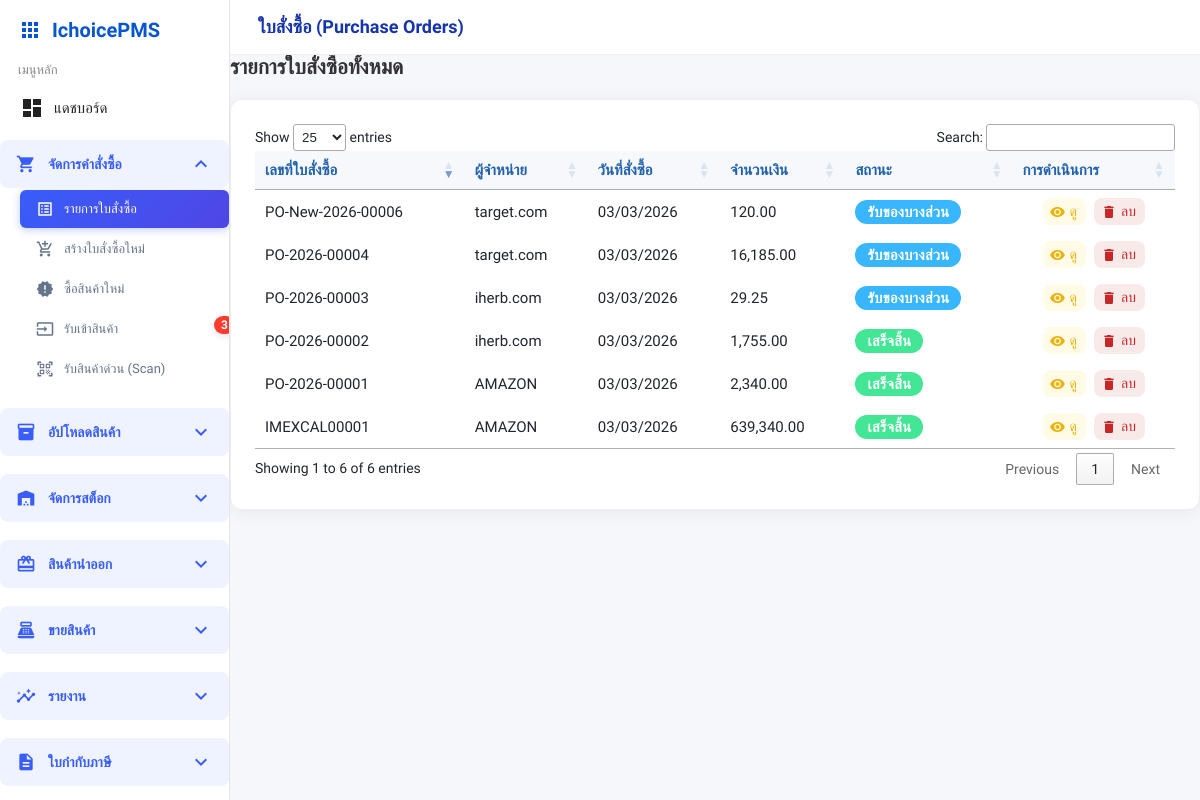
The app's page /orders/purchase_orders.php, older data.
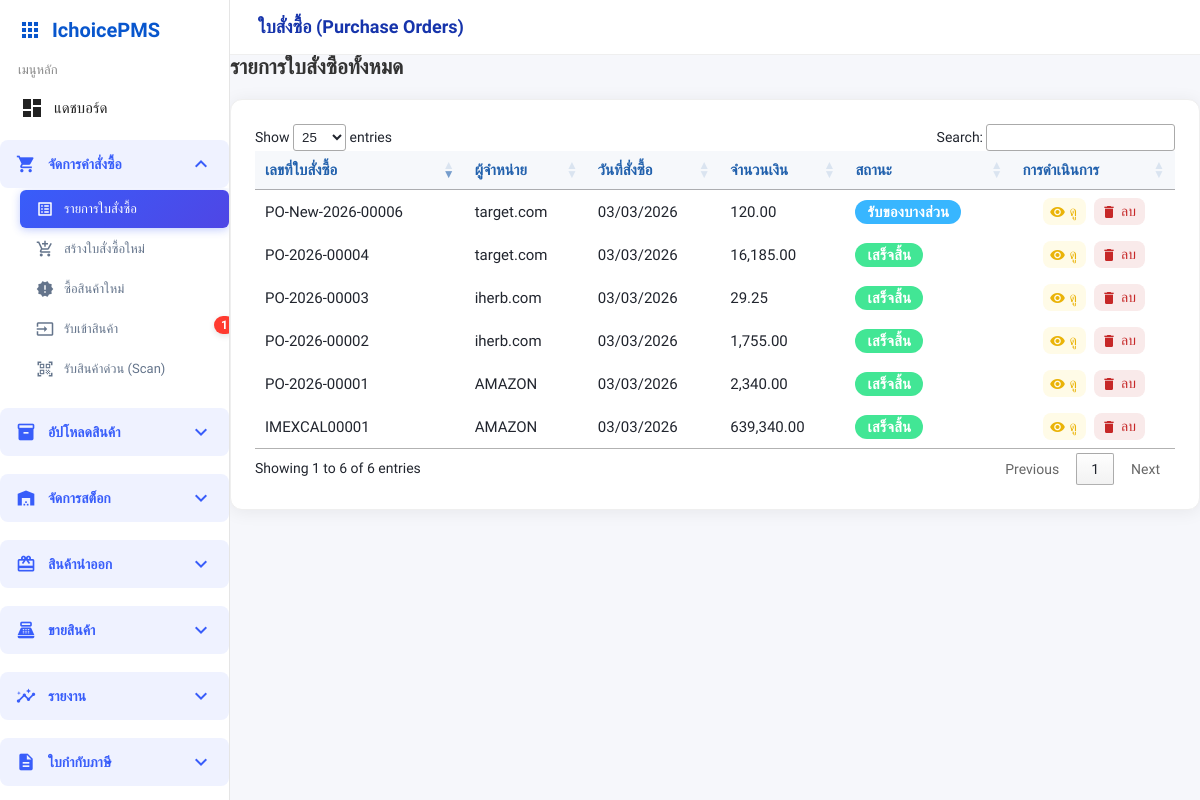
The same page, newer data.
### tables this page shows
CREATE TABLE `purchase_orders` (
  `po_id` int(11) NOT NULL,
  `po_number` varchar(20) DEFAULT NULL,
  `supplier_id` int(11) DEFAULT NULL COMMENT 'ลูกค้า',
  `order_date` datetime DEFAULT NULL,
  `total_amount` decimal(12,2) DEFAULT NULL,
  `ordered_by` int(11) DEFAULT NULL COMMENT 'ผู้บันทึก',
  `status` enum('pending','partial','completed','cancel') DEFAULT NULL,
  `remark` text DEFAULT NULL,
  `created_at` datetime NOT NULL DEFAULT current_timestamp() ON UPDATE current_timestamp(),
  `currency_id` int(11) DEFAULT 1 COMMENT 'สกุลเงินที่ใช้',
  `exchange_rate` decimal(10,6) DEFAULT 1.000000 COMMENT 'อัตราแลกเปลี่ยนขณะสั่งซื้อ',
  `total_amount_original` decimal(15,2) DEFAULT 0.00 COMMENT 'ยอดรวมในสกุลเงินต้นฉบับ',
  `total_amount_base` decimal(15,2) DEFAULT 0.00 COMMENT 'ยอดรวมในสกุลเงินฐาน (บาท)'
);

CREATE TABLE `suppliers` (
  `supplier_id` int(11) NOT NULL,
  `name` varchar(100) NOT NULL,
  `phone` varchar(30) DEFAULT NULL,
  `email` varchar(100) DEFAULT NULL,
  `address` text DEFAULT NULL
);

### orders/purchase_orders.php (the view, shortened to what the changed rows need)
<?php
include '../templates/sidebar.php';
$sql = "SELECT po.po_id, po.po_number, po.order_date, po.total_amount, po.status,
            s.name
        FROM purchase_orders po
        LEFT JOIN suppliers s ON po.supplier_id = s.supplier_id
        ORDER BY po.po_id DESC";
$stmt = $pdo->prepare($sql);
$stmt->execute();
$rows = $stmt->fetchAll();
?>
<!DOCTYPE html>
<html lang="th">
<head>
    <link rel="stylesheet" href="../assets/base.css">
    <link rel="stylesheet" href="../assets/sidebar.css">
    <link rel="stylesheet" href="../assets/components.css">
    <link rel="stylesheet" href="https://cdn.datatables.net/1.13.6/css/jquery.dataTables.min.css">
</head>
<body>
    <div class="mainwrap">
        <div class="main">
            <div class="action-bar" style="margin-bottom: 20px; display: flex; justify-content: space-between; align-items: center;">
                <h2 style="margin: 0; color: #333;">รายการใบสั่งซื้อทั้งหมด</h2>
            </div>
            <div class="card table-card mt-3">
                <div class="table-responsive">
                    <table id="po-table" class="table-po table table-bordered table-hover align-middle mb-0">
                        <thead>
                            <tr>
                                <th>เลขที่ใบสั่งซื้อ</th>
                                <th>ผู้จำหน่าย</th>
                                <th>วันที่สั่งซื้อ</th>
                                <th>จำนวนเงิน</th>
                                <th>สถานะ</th>
                                <th>การดำเนินการ</th>
                            </tr>
                        </thead>
                        <tbody>
                            <?php foreach($rows as $r): ?>
                            <tr>
                                <td><?=htmlspecialchars($r['po_number'])?></td>
                                <td><?=htmlspecialchars($r['name'])?></td>
                                <td><?=date('d/m/Y', strtotime($r['order_date']))?></td>
                                <td><?=number_format($r['total_amount'],2)?></td>
                                <td>
                                    <?php
                                        switch($r['status']) {
                                        case 'partial':   echo '<span class="status-chip status-approved">รับของบางส่วน</span>'; break;
                                        case 'completed': echo '<span class="status-chip status-received">เสร็จสิ้น</span>'; break;
                                        }
                                    ?>
                                </td>
                                <td>
                                    <div class="action-btns">
                                        <a class="icon-btn view" href="#" data-po="<?=$r['po_id']?>" onclick="openPoView(event, this)">
                                            <span class="material-icons">visibility</span> ดู
                                        </a>
                                        <a class="icon-btn delete" href="#" onclick="deletePo(event, <?= $r['po_id'] ?>)">
                                            <span class="material-icons">delete</span> ลบ
                                        </a>
                                    </div>
                                </td>
                            </tr>
                            <?php endforeach;?>
                        </tbody>
                    </table>
                </div>
            </div>
        </div>
    </div>
</body>
</html>

### templates/sidebar.php (shortened to what the changed rows need)
<?php
        require_once __DIR__ . '/../config/db_connect.php';
        function isActive($file) {
            return (basename($_SERVER['PHP_SELF']) === $file) ? ' active' : '';
        }
        function getPath($targetPath) {
            $currentFile = $_SERVER['PHP_SELF'];
            $currentDir = dirname($currentFile);
            $currentDir = str_replace('\\', '/', $currentDir);
            $currentDir = ltrim($currentDir, '/');
            $targetPath = ltrim($targetPath, '/');
            if (empty($currentDir)) {
                return $targetPath;
            } else {
                $levels = substr_count($currentDir, '/') + 1;
                $backPath = str_repeat('../', $levels);
                return $backPath . $targetPath;
            }
        }
        try {
            $pending_po_sql = "
                SELECT COUNT(*)
                FROM purchase_orders po
                WHERE po.status IN ('pending', 'partial')
            ";
            $pending_product_count = $pdo->query($pending_po_sql)->fetchColumn();
        } catch (PDOException $e) {
            $pending_product_count = 0;
        }
?>
<link rel="stylesheet" href="https://cdnjs.cloudflare.com/ajax/libs/font-awesome/6.5.1/css/all.min.css">
<div class="sidebar" id="sidebarNav" role="navigation" aria-label="เมนูหลัก">
    <nav class="menu-list">
        <div class="menu-category">
            <div class="submenu" id="orders-submenu">
                <a href="<?= getPath('receive/receive_po_items.php') ?>" class="submenu-item<?=isActive('receive_po_items.php')?>">
                    <span class="material-icons">input</span>
                    <span class="submenu-text">รับเข้าสินค้า</span>
                    <?php if($pending_product_count > 0): ?>
                        <span class="pending-badge"><?= $pending_product_count ?></span>
                    <?php endif; ?>
                </a>
            </div>
        </div>
    </nav>
</div>

Row changes from the older to the newer data that the page shows:
changed purchase_orders "PO-2026-00004": status "รับของบางส่วน" → "เสร็จสิ้น"
changed purchase_orders "PO-2026-00003": status "รับของบางส่วน" → "เสร็จสิ้น"
Text that changed along with them:
$pending_product_count: "3" → "1"
